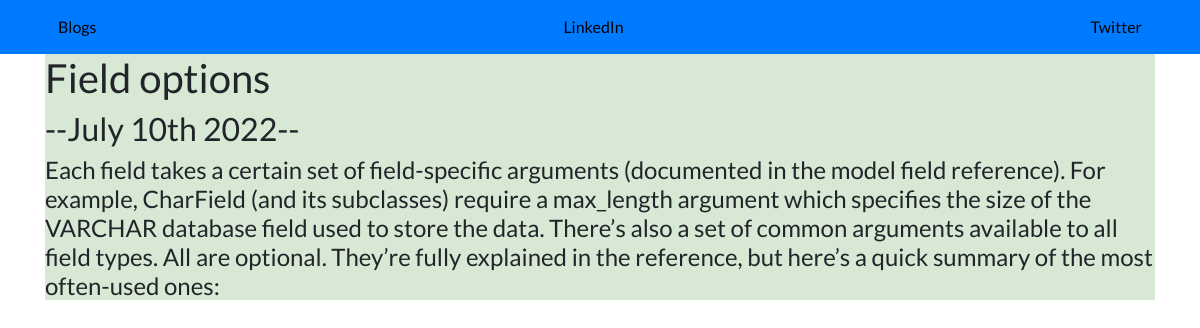
The app's page /blog/4/ with its own data.
### blog/models.py (models this page shows, shortened)
class blog_model(models.Model):
    title = models.CharField(max_length=100)
    date = models.DateField()
    description = models.TextField()
    class Meta:
        verbose_name = 'Blog'
        verbose_name_plural = 'Blogs'

### blog/views.py (the view)
# urls.py: path( '<int:blog_id>/', views.detail, name='detail'),
def detail(request,blog_id):
    blog = get_object_or_404(blog_model,pk=blog_id)
    return render(request,'blog/detail.html',{'blog':blog,'showBlog':True})

### blog/templates/blog/detail.html (shortened to what this page needs)
{% extends 'portfolio/base.html' %}
{% block content %}
     <div class="detail">
          <h1>{{ blog.title }}</h1>
          <h2>--{{ blog.date | date:'F jS Y'}}--</h2>
          <h4>{{ blog.description|safe }}</h4>
     </div>
{% endblock %}

### portfolio/static/portfolio/custom.css (style rules this page uses)
body { font-family: 'Lato', sans-serif; }

### blog/templates/blog/detail.html (style rules this page uses)
.detail { background-color:#1376072b }

### records on screen
blog_model: title "Field options", date "July 10th 2022", description "Each field takes a certain set of field-specific arguments (documented in the model field reference). For example, CharField (and its subclasses) require a max_length argument which specifies the size of the VARCHAR database field used to store the data. There’s also a set of common arguments available to all field types. All are optional. They’re fully explained in the reference, but here’s a quick summary of the most often-used ones:"
